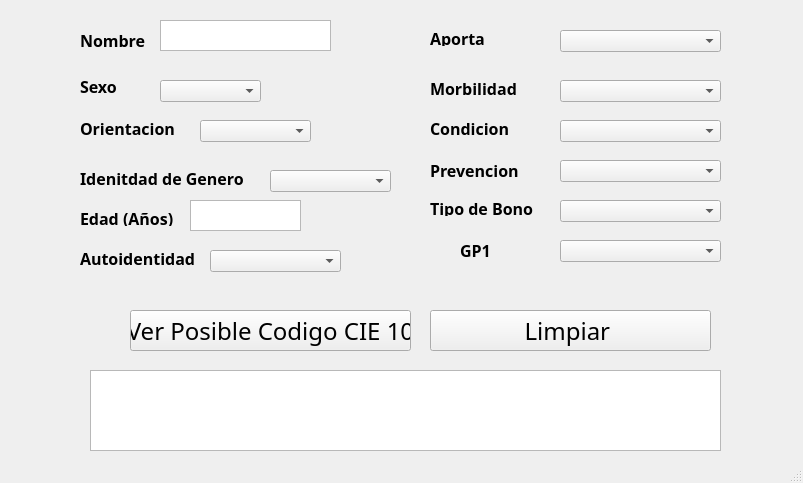
<?xml version="1.0" encoding="UTF-8"?>
<ui version="4.0">
 <class>MainWindow</class>
 <widget class="QMainWindow" name="MainWindow">
  <property name="geometry">
   <rect>
    <x>0</x>
    <y>0</y>
    <width>803</width>
    <height>483</height>
   </rect>
  </property>
  <property name="windowTitle">
   <string>MainWindow</string>
  </property>
  <widget class="QWidget" name="centralwidget">
   <widget class="QPushButton" name="botonSalida">
    <property name="geometry">
     <rect>
      <x>130</x>
      <y>310</y>
      <width>281</width>
      <height>41</height>
     </rect>
    </property>
    <property name="font">
     <font>
      <family>Tw Cen MT Condensed Extra Bold</family>
      <pointsize>18</pointsize>
     </font>
    </property>
    <property name="text">
     <string>Ver Posible Codigo CIE 10</string>
    </property>
   </widget>
   <widget class="QTextEdit" name="Salida">
    <property name="geometry">
     <rect>
      <x>90</x>
      <y>370</y>
      <width>631</width>
      <height>81</height>
     </rect>
    </property>
   </widget>
   <widget class="QLabel" name="label">
    <property name="geometry">
     <rect>
      <x>80</x>
      <y>30</y>
      <width>81</width>
      <height>21</height>
     </rect>
    </property>
    <property name="font">
     <font>
      <family>Segoe UI Black</family>
      <pointsize>12</pointsize>
      <weight>75</weight>
      <bold>true</bold>
     </font>
    </property>
    <property name="text">
     <string>Nombre</string>
    </property>
   </widget>
   <widget class="QLabel" name="label_2">
    <property name="geometry">
     <rect>
      <x>80</x>
      <y>80</y>
      <width>47</width>
      <height>13</height>
     </rect>
    </property>
    <property name="font">
     <font>
      <family>Segoe UI Black</family>
      <pointsize>12</pointsize>
      <weight>75</weight>
      <bold>true</bold>
     </font>
    </property>
    <property name="text">
     <string>Sexo</string>
    </property>
   </widget>
   <widget class="QLabel" name="label_3">
    <property name="geometry">
     <rect>
      <x>80</x>
      <y>120</y>
      <width>101</width>
      <height>16</height>
     </rect>
    </property>
    <property name="font">
     <font>
      <family>Segoe UI Black</family>
      <pointsize>12</pointsize>
      <weight>75</weight>
      <bold>true</bold>
     </font>
    </property>
    <property name="text">
     <string>Orientacion</string>
    </property>
   </widget>
   <widget class="QLabel" name="label_4">
    <property name="geometry">
     <rect>
      <x>80</x>
      <y>170</y>
      <width>171</width>
      <height>16</height>
     </rect>
    </property>
    <property name="font">
     <font>
      <family>Segoe UI Black</family>
      <pointsize>12</pointsize>
      <weight>75</weight>
      <bold>true</bold>
     </font>
    </property>
    <property name="text">
     <string>Idenitdad de Genero</string>
    </property>
   </widget>
   <widget class="QLabel" name="label_5">
    <property name="geometry">
     <rect>
      <x>80</x>
      <y>210</y>
      <width>101</width>
      <height>16</height>
     </rect>
    </property>
    <property name="font">
     <font>
      <family>Segoe UI Black</family>
      <pointsize>12</pointsize>
      <weight>75</weight>
      <bold>true</bold>
     </font>
    </property>
    <property name="text">
     <string>Edad (Años)</string>
    </property>
   </widget>
   <widget class="QLabel" name="label_6">
    <property name="geometry">
     <rect>
      <x>430</x>
      <y>30</y>
      <width>81</width>
      <height>16</height>
     </rect>
    </property>
    <property name="font">
     <font>
      <family>Segoe UI Black</family>
      <pointsize>12</pointsize>
      <weight>75</weight>
      <bold>true</bold>
     </font>
    </property>
    <property name="text">
     <string>Aporta</string>
    </property>
   </widget>
   <widget class="QLabel" name="label_7">
    <property name="geometry">
     <rect>
      <x>80</x>
      <y>250</y>
      <width>131</width>
      <height>16</height>
     </rect>
    </property>
    <property name="font">
     <font>
      <family>Segoe UI Black</family>
      <pointsize>12</pointsize>
      <weight>75</weight>
      <bold>true</bold>
     </font>
    </property>
    <property name="text">
     <string>Autoidentidad</string>
    </property>
   </widget>
   <widget class="QLabel" name="label_8">
    <property name="geometry">
     <rect>
      <x>430</x>
      <y>200</y>
      <width>131</width>
      <height>16</height>
     </rect>
    </property>
    <property name="font">
     <font>
      <family>Segoe UI Black</family>
      <pointsize>12</pointsize>
      <weight>75</weight>
      <bold>true</bold>
     </font>
    </property>
    <property name="text">
     <string>Tipo de Bono</string>
    </property>
   </widget>
   <widget class="QLabel" name="label_9">
    <property name="geometry">
     <rect>
      <x>460</x>
      <y>240</y>
      <width>41</width>
      <height>20</height>
     </rect>
    </property>
    <property name="font">
     <font>
      <family>Segoe UI Black</family>
      <pointsize>12</pointsize>
      <weight>75</weight>
      <bold>true</bold>
     </font>
    </property>
    <property name="text">
     <string>GP1</string>
    </property>
   </widget>
   <widget class="QLabel" name="label_10">
    <property name="geometry">
     <rect>
      <x>430</x>
      <y>160</y>
      <width>111</width>
      <height>20</height>
     </rect>
    </property>
    <property name="font">
     <font>
      <family>Segoe UI Black</family>
      <pointsize>12</pointsize>
      <weight>75</weight>
      <bold>true</bold>
     </font>
    </property>
    <property name="text">
     <string>Prevencion</string>
    </property>
   </widget>
   <widget class="QLabel" name="label_12">
    <property name="geometry">
     <rect>
      <x>430</x>
      <y>120</y>
      <width>81</width>
      <height>16</height>
     </rect>
    </property>
    <property name="font">
     <font>
      <family>Segoe UI Black</family>
      <pointsize>12</pointsize>
      <weight>75</weight>
      <bold>true</bold>
     </font>
    </property>
    <property name="text">
     <string>Condicion</string>
    </property>
   </widget>
   <widget class="QLabel" name="label_13">
    <property name="geometry">
     <rect>
      <x>430</x>
      <y>80</y>
      <width>111</width>
      <height>16</height>
     </rect>
    </property>
    <property name="font">
     <font>
      <family>Segoe UI Black</family>
      <pointsize>12</pointsize>
      <weight>75</weight>
      <bold>true</bold>
     </font>
    </property>
    <property name="text">
     <string>Morbilidad</string>
    </property>
   </widget>
   <widget class="QComboBox" name="sexoBox">
    <property name="geometry">
     <rect>
      <x>160</x>
      <y>80</y>
      <width>101</width>
      <height>22</height>
     </rect>
    </property>
    <item>
     <property name="text">
      <string/>
     </property>
    </item>
    <item>
     <property name="text">
      <string>Hombre</string>
     </property>
    </item>
    <item>
     <property name="text">
      <string>Mujer</string>
     </property>
    </item>
   </widget>
   <widget class="QComboBox" name="orientacionBox">
    <property name="geometry">
     <rect>
      <x>200</x>
      <y>120</y>
      <width>111</width>
      <height>22</height>
     </rect>
    </property>
    <item>
     <property name="text">
      <string/>
     </property>
    </item>
    <item>
     <property name="text">
      <string>heterosexual</string>
     </property>
    </item>
    <item>
     <property name="text">
      <string>gay</string>
     </property>
    </item>
    <item>
     <property name="text">
      <string>lesbiana</string>
     </property>
    </item>
    <item>
     <property name="text">
      <string>bisexual</string>
     </property>
    </item>
    <item>
     <property name="text">
      <string>no aplica</string>
     </property>
    </item>
    <item>
     <property name="text">
      <string>no sabe/no responde</string>
     </property>
    </item>
   </widget>
   <widget class="QComboBox" name="identidadBox">
    <property name="geometry">
     <rect>
      <x>270</x>
      <y>170</y>
      <width>121</width>
      <height>22</height>
     </rect>
    </property>
    <item>
     <property name="text">
      <string/>
     </property>
    </item>
    <item>
     <property name="text">
      <string>femenino</string>
     </property>
    </item>
    <item>
     <property name="text">
      <string>masculino</string>
     </property>
    </item>
    <item>
     <property name="text">
      <string>no aplica</string>
     </property>
    </item>
    <item>
     <property name="text">
      <string>no sabe/no responde</string>
     </property>
    </item>
   </widget>
   <widget class="QComboBox" name="aportaBox">
    <property name="geometry">
     <rect>
      <x>560</x>
      <y>30</y>
      <width>161</width>
      <height>22</height>
     </rect>
    </property>
    <item>
     <property name="text">
      <string/>
     </property>
    </item>
    <item>
     <property name="text">
      <string>No Aporta</string>
     </property>
    </item>
    <item>
     <property name="text">
      <string>Seguro Isspol</string>
     </property>
    </item>
    <item>
     <property name="text">
      <string>IESS, Afiliado Seguro Campesino</string>
     </property>
    </item>
    <item>
     <property name="text">
      <string>IESS, Afiliado Seguro General</string>
     </property>
    </item>
    <item>
     <property name="text">
      <string>Seguro Indirecto</string>
     </property>
    </item>
   </widget>
   <widget class="QComboBox" name="prevencionBox">
    <property name="geometry">
     <rect>
      <x>560</x>
      <y>160</y>
      <width>161</width>
      <height>22</height>
     </rect>
    </property>
    <item>
     <property name="text">
      <string/>
     </property>
    </item>
    <item>
     <property name="text">
      <string>0</string>
     </property>
    </item>
    <item>
     <property name="text">
      <string>710 Primera</string>
     </property>
    </item>
    <item>
     <property name="text">
      <string>711 Subsecuente</string>
     </property>
    </item>
   </widget>
   <widget class="QComboBox" name="morbilidadBox">
    <property name="geometry">
     <rect>
      <x>560</x>
      <y>80</y>
      <width>161</width>
      <height>22</height>
     </rect>
    </property>
    <item>
     <property name="text">
      <string/>
     </property>
    </item>
    <item>
     <property name="text">
      <string>0</string>
     </property>
    </item>
    <item>
     <property name="text">
      <string>710 Morbilidad</string>
     </property>
    </item>
    <item>
     <property name="text">
      <string>711 Subsecuente</string>
     </property>
    </item>
   </widget>
   <widget class="QComboBox" name="condicionBox">
    <property name="geometry">
     <rect>
      <x>560</x>
      <y>120</y>
      <width>161</width>
      <height>22</height>
     </rect>
    </property>
    <item>
     <property name="text">
      <string/>
     </property>
    </item>
    <item>
     <property name="text">
      <string>0</string>
     </property>
    </item>
    <item>
     <property name="text">
      <string>223 presuntivo</string>
     </property>
    </item>
    <item>
     <property name="text">
      <string>224 definitivo inicial</string>
     </property>
    </item>
    <item>
     <property name="text">
      <string>225 definitivo inicial confirmado por laboratorio</string>
     </property>
    </item>
    <item>
     <property name="text">
      <string>226 definitivo control</string>
     </property>
    </item>
   </widget>
   <widget class="QComboBox" name="autoBox">
    <property name="geometry">
     <rect>
      <x>210</x>
      <y>250</y>
      <width>131</width>
      <height>22</height>
     </rect>
    </property>
    <item>
     <property name="text">
      <string/>
     </property>
    </item>
    <item>
     <property name="text">
      <string>mestizo/a</string>
     </property>
    </item>
    <item>
     <property name="text">
      <string>indígena</string>
     </property>
    </item>
    <item>
     <property name="text">
      <string>montubio/a</string>
     </property>
    </item>
    <item>
     <property name="text">
      <string>blanco/a</string>
     </property>
    </item>
    <item>
     <property name="text">
      <string>no aplica</string>
     </property>
    </item>
    <item>
     <property name="text">
      <string>no sabe</string>
     </property>
    </item>
   </widget>
   <widget class="QComboBox" name="bonoBox">
    <property name="geometry">
     <rect>
      <x>560</x>
      <y>200</y>
      <width>161</width>
      <height>22</height>
     </rect>
    </property>
    <item>
     <property name="text">
      <string/>
     </property>
    </item>
    <item>
     <property name="text">
      <string>Desarrollo Humano</string>
     </property>
    </item>
    <item>
     <property name="text">
      <string>Joaquín Gallegos Lara</string>
     </property>
    </item>
    <item>
     <property name="text">
      <string>Manuela Espejo</string>
     </property>
    </item>
    <item>
     <property name="text">
      <string>ninguno</string>
     </property>
    </item>
   </widget>
   <widget class="QComboBox" name="gpBox">
    <property name="geometry">
     <rect>
      <x>560</x>
      <y>240</y>
      <width>161</width>
      <height>22</height>
     </rect>
    </property>
    <item>
     <property name="text">
      <string/>
     </property>
    </item>
    <item>
     <property name="text">
      <string>Embarazadas</string>
     </property>
    </item>
    <item>
     <property name="text">
      <string>Planificacion Familiar</string>
     </property>
    </item>
    <item>
     <property name="text">
      <string>Persona con discapacidad</string>
     </property>
    </item>
    <item>
     <property name="text">
      <string>Enfermedades Catastróficas y raras</string>
     </property>
    </item>
    <item>
     <property name="text">
      <string>no aplica</string>
     </property>
    </item>
   </widget>
   <widget class="QTextEdit" name="nombretxt">
    <property name="geometry">
     <rect>
      <x>160</x>
      <y>20</y>
      <width>171</width>
      <height>31</height>
     </rect>
    </property>
   </widget>
   <widget class="QTextEdit" name="edadtxt">
    <property name="geometry">
     <rect>
      <x>190</x>
      <y>200</y>
      <width>111</width>
      <height>31</height>
     </rect>
    </property>
   </widget>
   <widget class="QPushButton" name="botonLimpiar">
    <property name="geometry">
     <rect>
      <x>430</x>
      <y>310</y>
      <width>281</width>
      <height>41</height>
     </rect>
    </property>
    <property name="font">
     <font>
      <family>Tw Cen MT Condensed Extra Bold</family>
      <pointsize>18</pointsize>
     </font>
    </property>
    <property name="text">
     <string>Limpiar </string>
    </property>
   </widget>
  </widget>
  <widget class="QStatusBar" name="statusbar"/>
 </widget>
 <resources/>
 <connections/>
</ui>
